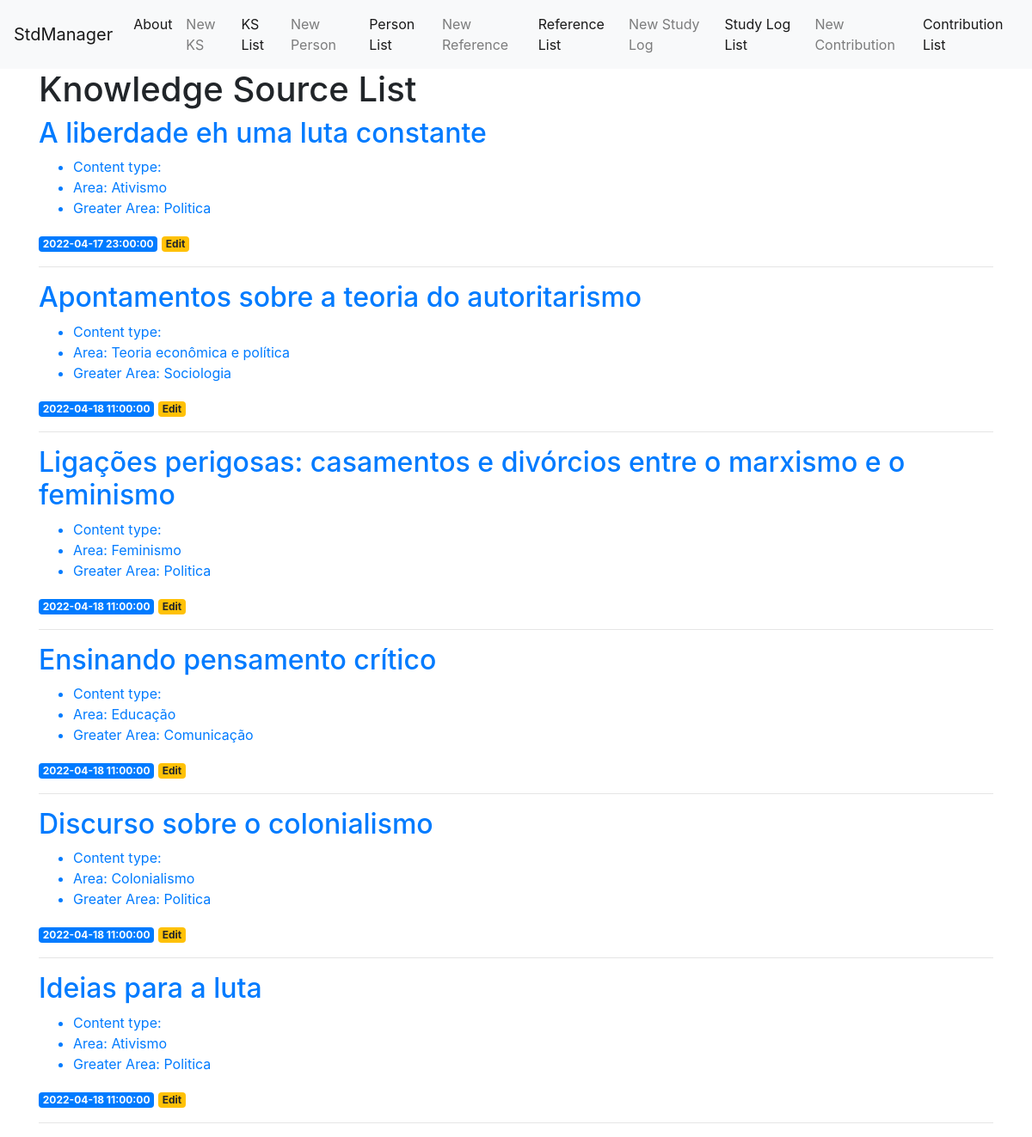
Before: /ks-list with the older database file.
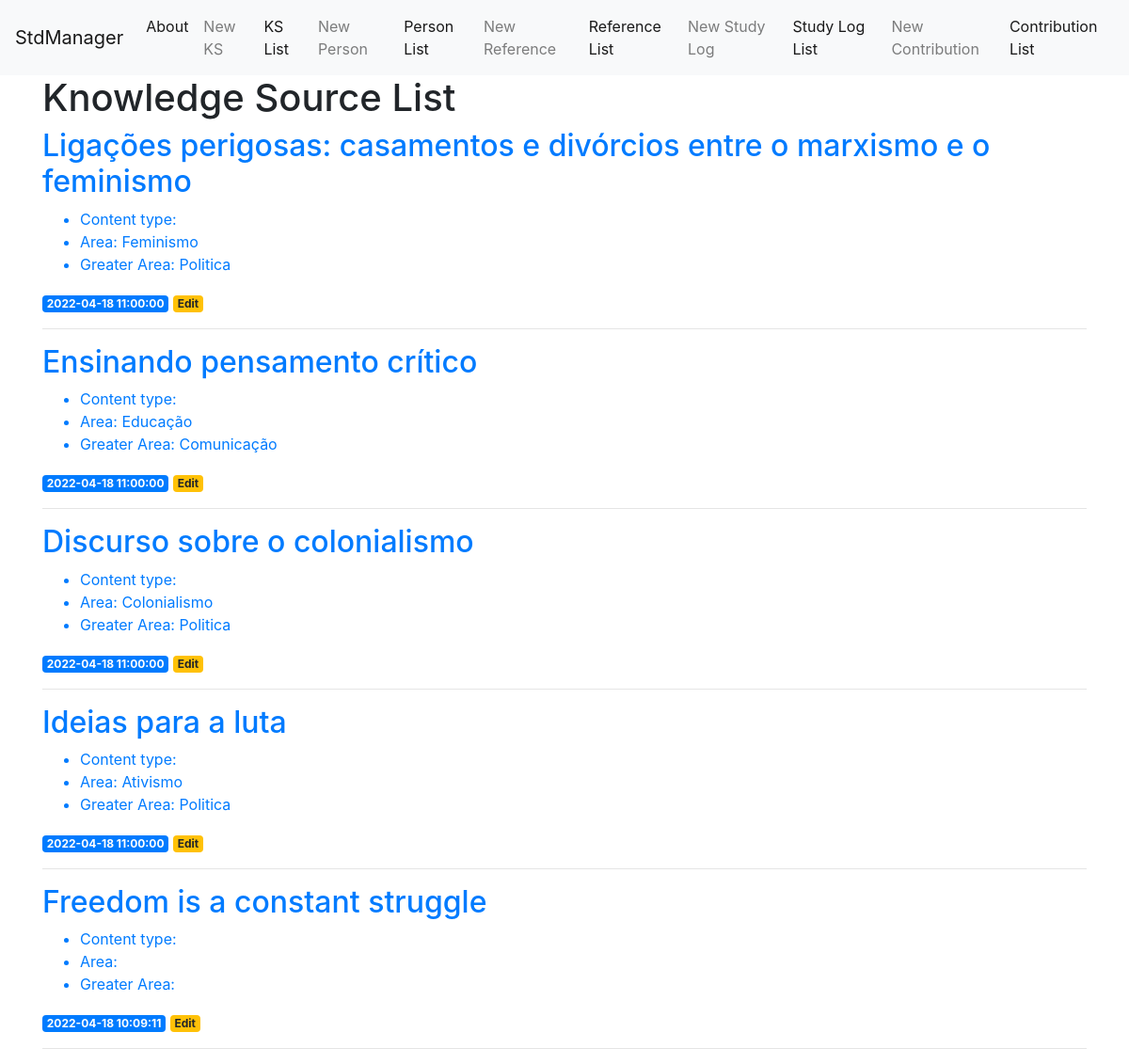
After: the same page with the newer database file.
### tables this page shows
CREATE TABLE knowledge_source (
	ks_id INTEGER PRIMARY KEY AUTOINCREMENT,
	ks_created_at TIMESTAMP NOT NULL DEFAULT CURRENT_TIMESTAMP,
	ks_type TEXT NOT NULL,
	ks_name TEXT NOT NULL,
	main_person_id INTEGER,
	area TEXT,
	greater_area TEXT
);

### app.py (the view)
@app.route('/ks-list')
def ks_list():
    conn = get_db_connection()
    knowledge_source = conn.execute('SELECT * FROM knowledge_source').fetchall()
    conn.close()
    return render_template('ks_list.html', knowledge_source=knowledge_source)

### app.py (called while the page is built)
def get_db_connection():
    conn = sqlite3.connect('database.db')
    conn.row_factory = sqlite3.Row
    return conn

### templates/ks_list.html
{% extends 'base.html' %}
{% block content %}
    <h1>{% block title %} Knowledge Source List {% endblock %}</h1>
    {% for ks in knowledge_source %}
        <a href="#">
            <h2>{{ ks['ks_name'] }}</h2>
            <ul>
                <li>Content type: {{ ks['ls_type'] }}</li>
                <li>Area: {{ ks['area'] }}</li>
                <li>Greater Area: {{ ks['greater_area'] }}</li>
            </ul>
        </a>
        <span class="badge badge-primary">{{ ks['ks_created_at'] }}</span>
        <a href="{{ url_for('ks_edit', ks_id=ks['ks_id']) }}">
            <span class="badge badge-warning">Edit</span>
        </a>
        <hr>
    {% endfor %}
{% endblock %}

Changed rows visible on the page:
removed knowledge_source: ks_name "A liberdade eh uma luta constante", area "Ativismo", greater_area "Politica", ks_created_at "2022-04-17 23:00:00"
removed knowledge_source: ks_name "Apontamentos sobre a teoria do autoritarismo", area "Teoria econômica e política", greater_area "Sociologia", ks_created_at "2022-04-18 11:00:00"
added knowledge_source: ks_name "Freedom is a constant struggle", ks_created_at "2022-04-18 10:09:11"
